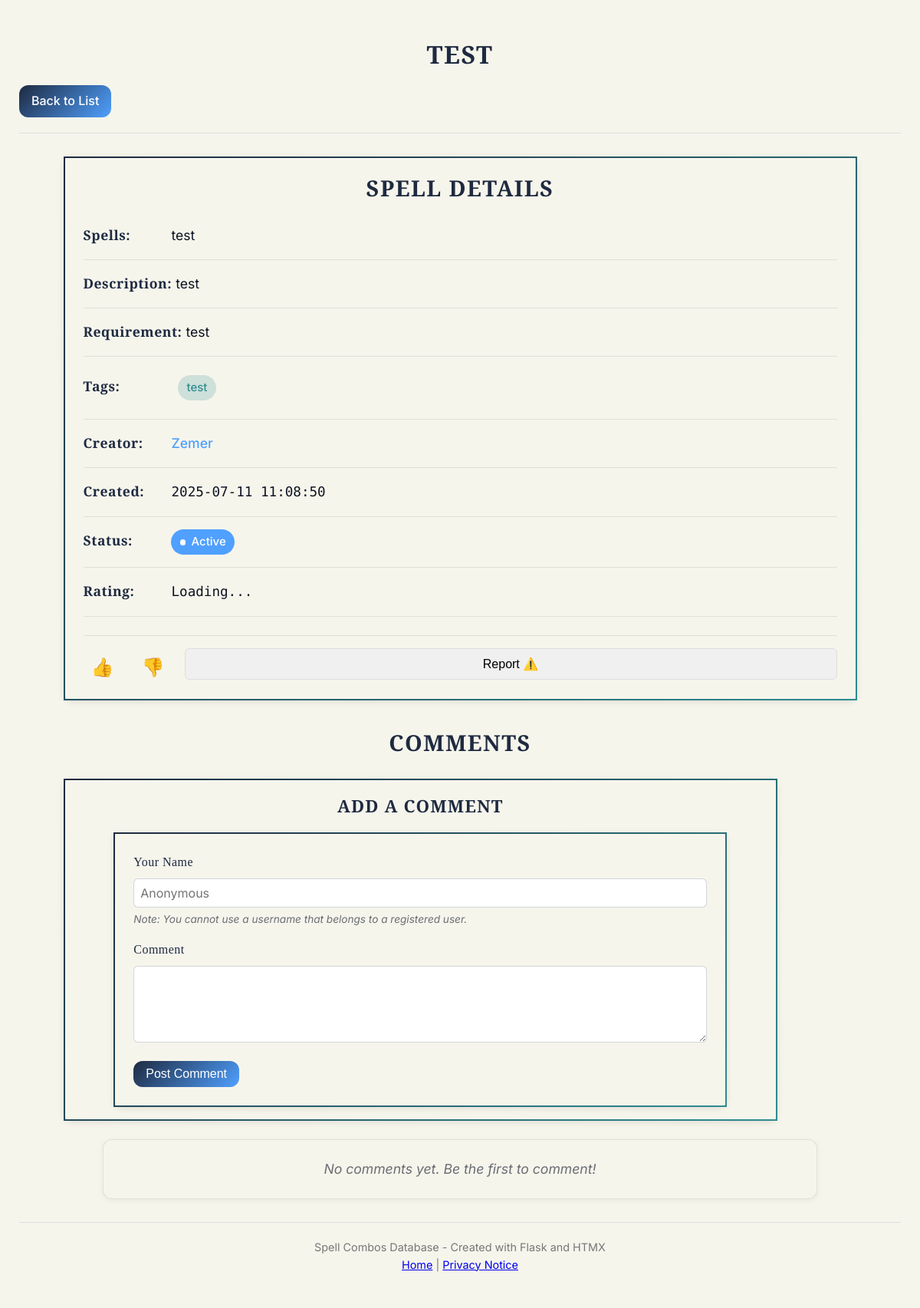
Screenshot of /spell/2 with the database file from the repository.
### tables this page shows
CREATE TABLE combos (
    id INTEGER PRIMARY KEY AUTOINCREMENT,
    name TEXT NOT NULL,
    spells TEXT NOT NULL,
    description TEXT,
    requirement TEXT,
    tags TEXT,
    creator TEXT,
    created_at DATETIME DEFAULT CURRENT_TIMESTAMP,
    patched BOOLEAN DEFAULT 0
);

### app.py (the view, shortened to what this page needs)
@app.route('/spell/<int:cid>', methods=['GET', 'POST'])
def spell_detail(cid):
    db = get_db()
    combo = db.execute("SELECT * FROM combos WHERE id = ?", (cid,)).fetchone()
    if combo is None:
        flash('Spell not found', 'error')
        return redirect(url_for('index'))
    comments = db.execute("""
        SELECT comments.*, users.username as user_username
        FROM comments
        LEFT JOIN users ON comments.user_id = users.id
        WHERE combo_id = ?
        ORDER BY created_at DESC
    """, (cid,)).fetchall()
    return render_template('spell_detail.html', combo=combo, comments=comments)

### app.py (called while the page is built)
def get_db():
    db = getattr(g, '_database', None)
    if db is None:
        db = g._database = sqlite3.connect(app.config['DATABASE'])
        db.row_factory = sqlite3.Row
        db.execute("PRAGMA journal_mode=WAL;")
        db.execute("PRAGMA busy_timeout=5000;")
        db.execute("PRAGMA foreign_keys=ON;")
    return db

@app.teardown_appcontext
def close_connection(exception):
    db = getattr(g, '_database', None)
    if db is not None:
        db.close()

### templates/spell_detail.html (shortened to what this page needs)
<!DOCTYPE html>
<html lang="en">
<head>
    <link rel="stylesheet" href="{{ url_for('static', filename='styles.css') }}">
</head>
<body>
    <header>
        <h1>{{ combo.name }}</h1>
        <div class="header-actions">
            <a href="{{ url_for('index') }}" class="button">Back to List</a>
        </div>
    </header>
    <main>
        <div class="spell-details">
            <div class="detail-card">
                <h2>Spell Details</h2>
                <div class="detail-row">
                    <strong>Spells:</strong> {{ combo.spells }}
                </div>
                <div class="detail-row">
                    <strong>Description:</strong> {{ combo.description }}
                </div>
                <div class="detail-row">
                    <strong>Requirement:</strong> {{ combo.requirement }}
                </div>
                <div class="detail-row">
                    <strong>Tags:</strong>
                    {% if combo.tags %}
                        <div class="tag-container">
                            {% for tag in combo.tags.split(',') %}
                                <span class="tag">{{ tag.strip() }}</span>
                            {% endfor %}
                        </div>
                    {% else %}
                        <em>No tags</em>
                    {% endif %}
                </div>
                <div class="detail-row">
                    <strong>Creator:</strong> <a href="{{ url_for('profile', username=combo.creator) }}" class="spell-link">{{ combo.creator }}</a>
                </div>
                <div class="detail-row">
                    <strong>Created:</strong> <span class="code">{{ combo.created_at }}</span>
                </div>
                <div class="detail-row">
                    <strong>Status:</strong> <span class="chip {% if combo.patched %}patched{% else %}unpatched{% endif %}">{{ "Patched" if combo.patched else "Active" }}</span>
                </div>
                <div class="detail-row">
                    <strong>Rating:</strong>
                    <span id="rating-{{ combo.id }}"
                          hx-get="{{ url_for('get_rating', cid=combo.id) }}"
                          hx-trigger="load"
                          class="code">
                        Loading...
                    </span>
                </div>
                <div class="action-buttons">
                    <div class="vote-buttons">
                        <button class="vote-btn"
                                hx-post="{{ url_for('vote', cid=combo.id) }}"
                                hx-vals='{"vote": "1"}'
                                hx-target="#rating-{{ combo.id }}"
                                hx-swap="innerHTML">
                            👍
                        </button>
                        <button class="vote-btn"
                                hx-post="{{ url_for('vote', cid=combo.id) }}"
                                hx-vals='{"vote": "0"}'
                                hx-target="#rating-{{ combo.id }}"
                                hx-swap="innerHTML">
                            👎
                        </button>
                    </div>
                    <div class="report-dropdown">
                        <button class="report-btn">Report ⚠️</button>
                    </div>
                </div>
            </div>
        </div>
        <div class="comments-section">
            <h2>Comments</h2>
            <div class="comment-form">
                <h3>Add a Comment</h3>
                <form method="POST" action="{{ url_for('spell_detail', cid=combo.id) }}">
                    {% if not current_user.is_authenticated %}
                        <div class="form-group">
                            <label for="username">Your Name</label>
                            <input type="text" id="username" name="username" value="{{ request.form.get('username', '') if not form_cleared else '' }}" placeholder="Anonymous" required>
                            <small class="form-text">Note: You cannot use a username that belongs to a registered user.</small>
                        </div>
                    {% endif %}
                    <div class="form-group">
                        <label for="content">Comment</label>
                        <textarea id="content" name="content" rows="4" required>{{ request.form.get('content', '') if not form_cleared else '' }}</textarea>
                    </div>
                    <button type="submit" class="button primary">Post Comment</button>
                </form>
            </div>
            <div class="comments-list">
                {% if comments|length == 0 %}
                    <p class="no-comments">No comments yet. Be the first to comment!</p>
                {% endif %}
            </div>
        </div>
    </main>
    <footer>
        <p>Spell Combos Database - Created with Flask and HTMX</p>
        <p><a href="{{ url_for('index') }}">Home</a> | <a href="{{ url_for('privacy') }}">Privacy Notice</a></p>
    </footer>
</body>
</html>

### rows the page displays
combos: name "TEST", spells "test", description "test", requirement "test", strip "test", creator "Zemer", created_at "2025-07-11 11:08:50", patched "Active"
